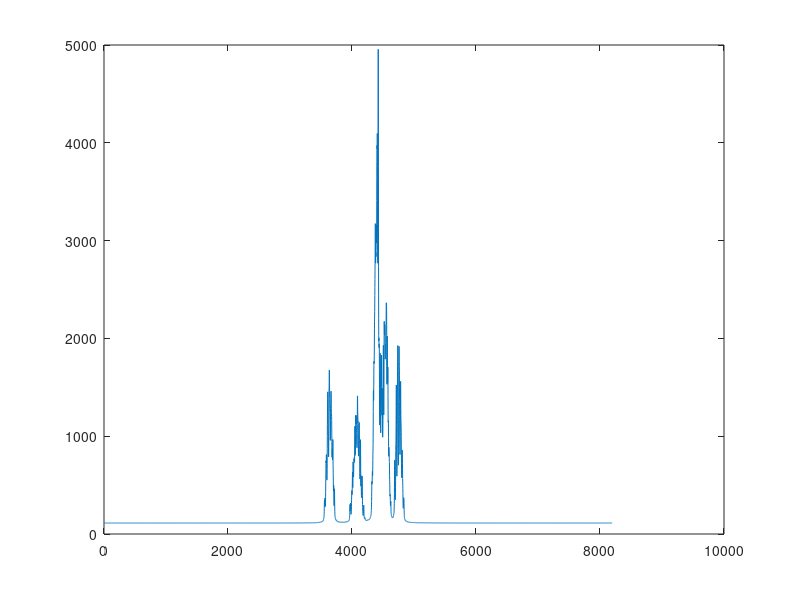

MATLAB code for this plot:
function hello_world()

% Define Pauli matrices
sigma_x= sparse([0 1/2; 1/2 0]);
sigma_y=sparse([0 -1i/2; 1i/2 0]);
sigma_z=sparse([1/2 0; 0 -1/2]);

unit=[1 0;0 1];

% Number of Spins
nspins=7;

%Cell array operators

Lx=cell(1,nspins);
Ly=cell(1,nspins);
Lz=cell(1,nspins);

for n=1:nspins
    Lx_current=1;
    Ly_current=1;
    Lz_current=1;
    for k=1:nspins
        if k==n
            Lx_current=kron(Lx_current,sigma_x);
            Ly_current=kron(Ly_current,sigma_y);
            Lz_current=kron(Lz_current,sigma_z);
        else
            Lx_current=kron(Lx_current,unit);
            Ly_current=kron(Ly_current,unit);
            Lz_current=kron(Lz_current,unit);
        end
    end
    Lx{n}=Lx_current;
    Ly{n}=Ly_current;
    Lz{n}=Lz_current;
end

%{
E=eye(2^nspins);

sigma_x
sparse(sigma_x)
spy(Ly{6});

A=Lx{4}; B=Ly{3};

tic;A*B;toc
A=gpuArray(A); B=gpuArray(B);
tic;A*B;toc
%}

%Hamiltonian

zeeman_freq=1000*2*pi*randn(1,nspins);
scalar_couplings=100*pi*randn(nspins,nspins);

%Preallocate Hamiltonian array

H=spalloc(2^nspins,2^nspins,(nspins^2)*(2^nspins));

%Zeeman interactions

size(Lz{1})
size(Lx{1})
size(Ly{1})
for n=1:nspins
    H=H+zeeman_freq(n)*Lz{n};
end

%Scalar couplings

for n=1:nspins
    for k=1:nspins
        if n~=k
            H=H + scalar_couplings(n,k)*(Lx{n}*Lx{k}+Ly{n}*Ly{k}+Lz{n}*Lz{k});
        end
    end
end


%initial state
rho=spalloc(2^nspins,2^nspins,(nspins^2)*(2^nspins));
for n=1:nspins
    rho=rho+Lz{n};
end

%Detection State
coil=spalloc(2^nspins,2^nspins,(nspins^2)*(2^nspins));
for n=1:nspins
    coil=coil + Lx{n}+1i*Ly{n};
end

%Pulse Hamiltonian
Hp=spalloc(2^nspins,2^nspins,(nspins^2)*(2^nspins));
for n=1:nspins
    Hp=Hp+Ly{n};
end


%Build Propogators
P_pulse=sparse(expm(-1i*(Hp)*(pi/2)));
time_step=1/normest(H);
P_evol=sparse(expm(-1i*H*time_step));


%Clean up Propogators
P_pulse=P_pulse.*(abs(P_pulse)>1e-6);
P_evol=P_evol.*(abs(P_evol)>1e-6);


%Simulation, stage 1: Pulse
rho=P_pulse*rho*P_pulse';

%Simulation, stage 2: evolution
nsteps=2048; %number of steps in the simulation
fid=zeros(2048,1);
for n=1:nsteps
    fid(n)=trace(coil'*rho);
    rho=P_evol*rho*P_evol';
    disp(n)
end

%Apodization (decaying exponential)
window_function=exp(-5*linspace(0,1,2048))';
%plot(window_function);
fid=fid.*window_function;
plot(real(fid));
%Fourier transform with zero fill
spectrum=fftshift(fft(fid,8196));

%Plotting
plot(real(spectrum));
    

end
